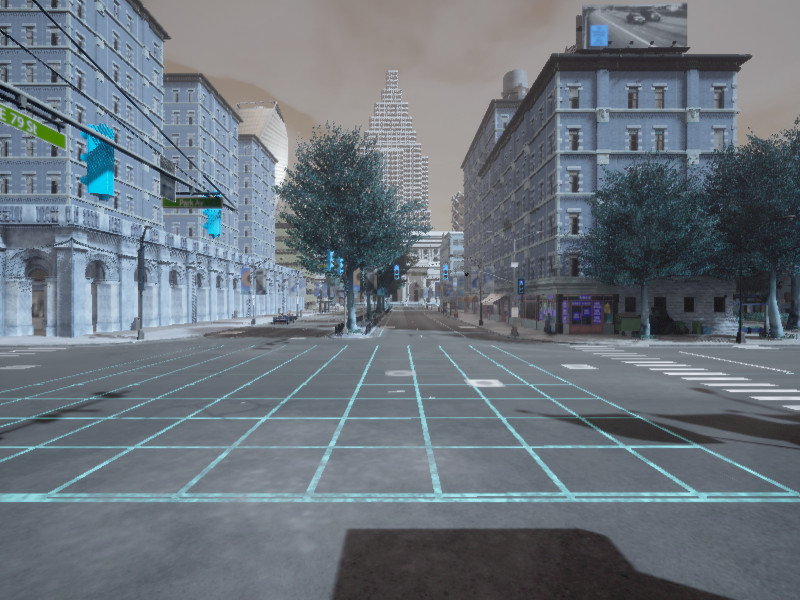
#> input picture Task3_Perception/images/img_000.png, 800 x 600 px; its folder holds only this picture in this run
$ python -i lane_detection.py   (imports and definitions only)
#> lines starting #> are read from the running program, lines starting #| are printed output that depends on the picture; after the words box and inside, x2 and y2 are one past the last pixel; in counts of white or black regions, pixels touching at a corner belong together
#> further down, picture is the input picture: shape (600, 800, 3); mean B, G, R 124.7, 116.1, 106.8
import cv2
import os
import numpy as np

def detect_lanes(img):
    gray = cv2.cvtColor(img, cv2.COLOR_BGR2GRAY)
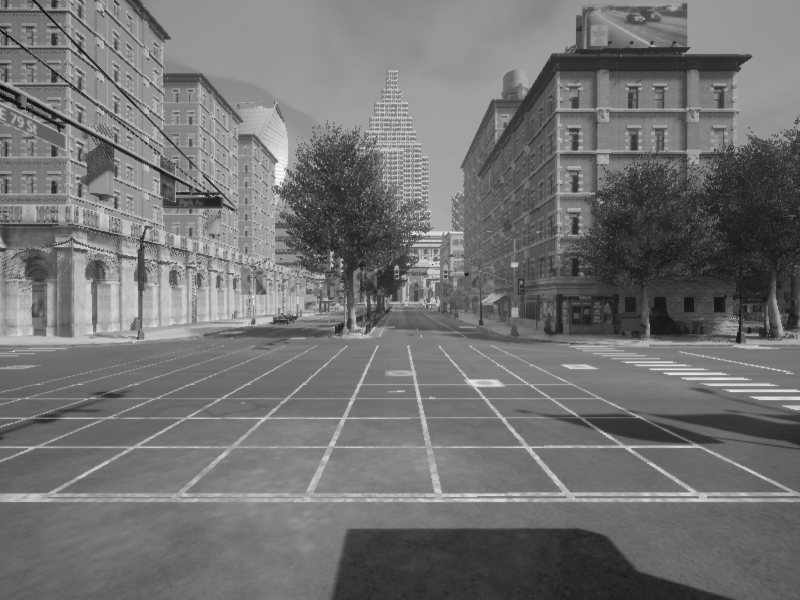
#> gray: shape (600, 800); min 9, max 249, mean 114.3
    blur = cv2.GaussianBlur(gray, (5, 5), 0)
    edges = cv2.Canny(blur, 50, 150)
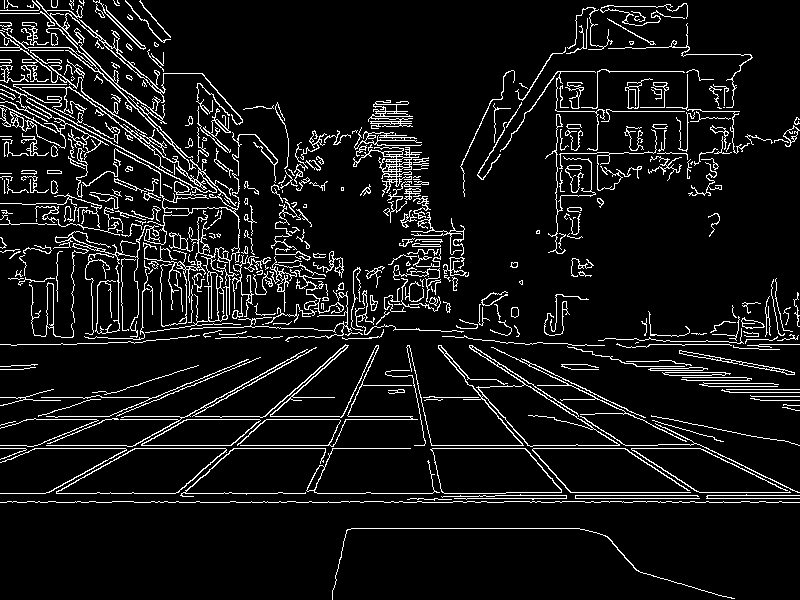
#> edges: shape (600, 800); 8.3% white in thin lines or dots

    mask = np.zeros_like(edges)
    h, w = edges.shape
#> h = 600; w = 800
    roi = np.array([[(0, h), (w, h), (w//2, int(h*0.55))]])
#> roi = [[0, 600], [800, 600], [400, 330]]
    cv2.fillPoly(mask, roi, 255)
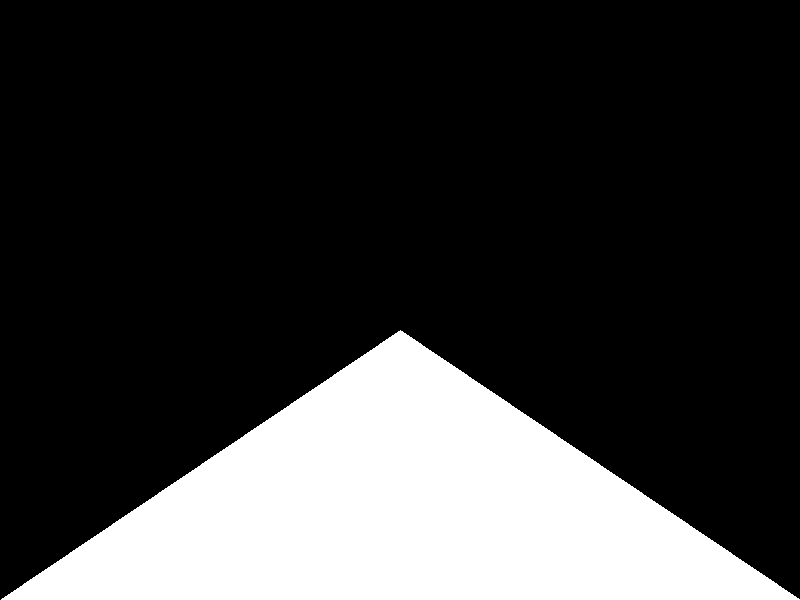
#> mask: shape (600, 800); 22.5% white; 1 white region, box (x1, y1, x2, y2) and area: (1, 330, 800, 600) 108130
    masked = cv2.bitwise_and(edges, mask)
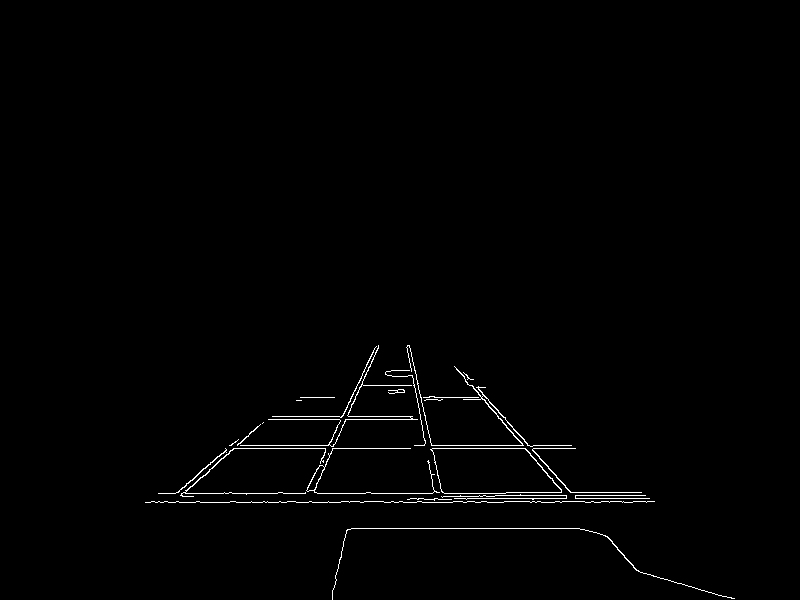
#> masked: shape (600, 800); 0.91% white in thin lines or dots, all inside (x1, y1, x2, y2) = (145, 345, 735, 600)

    lines = cv2.HoughLinesP(masked, 1, np.pi/180, threshold=50, minLineLength=50, maxLineGap=150)
#> lines = 24 rows, first 6: [145, 502, 646, 502], [158, 493, 505, 493], [225, 448, 575, 448], [151, 501, 654, 501], [351, 528, 579, 528], [229, 445, 571, 445]
    line_img = np.zeros_like(img)

    if lines is not None:
        for l in lines:
            x1, y1, x2, y2 = l[0]
            cv2.line(line_img, (x1, y1), (x2, y2), (0, 255, 0), 3)
#> this loop made 24 passes
#> (x1, y1, x2, y2) on passes 1 to 12: (145, 502, 646, 502), (158, 493, 505, 493), (225, 448, 575, 448), (151, 501, 654, 501), (351, 528, 579, 528), (229, 445, 571, 445), (410, 498, 649, 498), (268, 419, 505, 419), (460, 495, 645, 495), (272, 416, 503, 416), (176, 492, 641, 492), (463, 375, 595, 532)
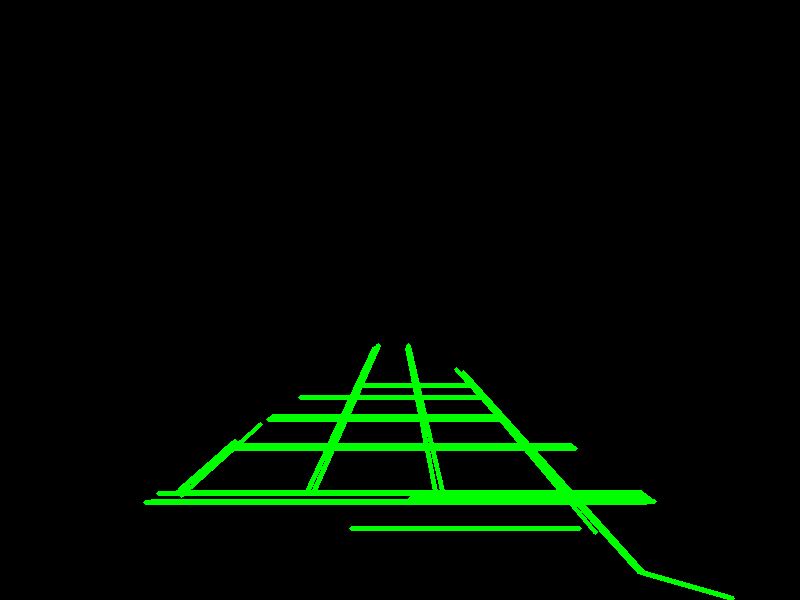
#> line_img: shape (600, 800, 3); mean of channels 0, 1, 2 0, 10.4, 0; drawn as B, G, R

    combined = cv2.addWeighted(img, 0.8, line_img, 1, 0)
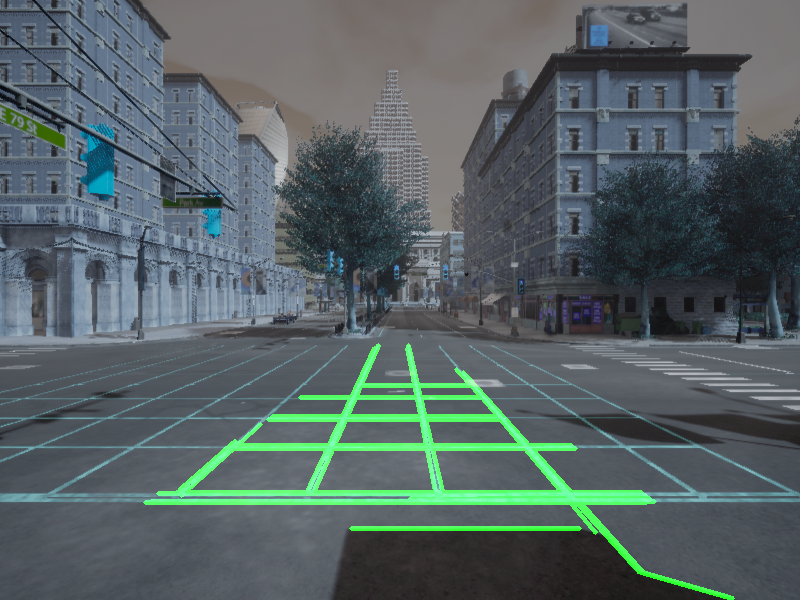
#> combined: shape (600, 800, 3); mean B, G, R 99.8, 98.5, 85.4
    return combined


def process_lane_images(input_folder, output_folder):
    os.makedirs(output_folder, exist_ok=True)
    images = sorted([f for f in os.listdir(input_folder) if f.lower().endswith(('.png', '.jpg'))])

    if not images:
        print("No images found in folder:", input_folder)
        return

    for img_file in images:
        img_path = os.path.join(input_folder, img_file)
        img = cv2.imread(img_path)
        if img is None:
            continue
        annotated = detect_lanes(img)
        cv2.imwrite(os.path.join(output_folder, img_file), annotated)

>>> import cv2
>>> picture = cv2.imread('images/img_000.png')
>>> result = detect_lanes(picture)

$ run again, on Task3_Perception/images/img_003.png
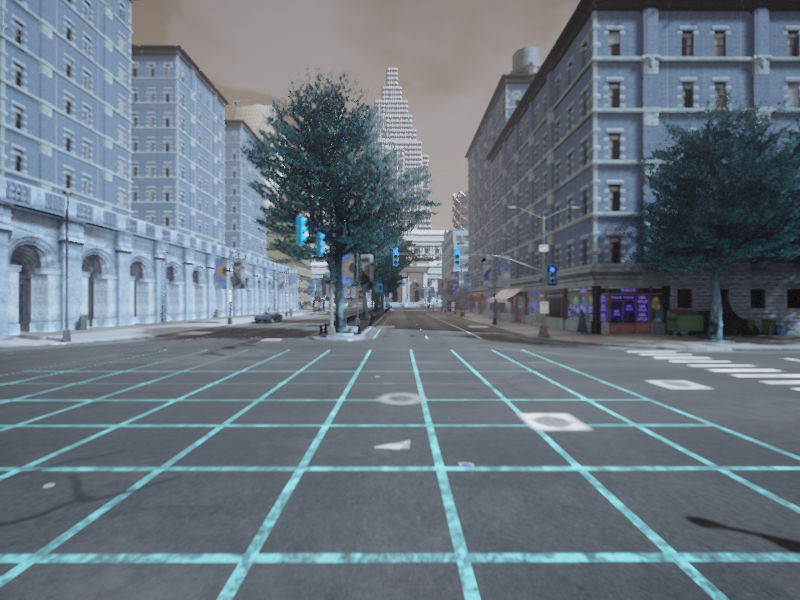
#> input picture Task3_Perception/images/img_003.png, 800 x 600 px
#> picture is the input picture: shape (600, 800, 3); mean B, G, R 127.1, 117, 105
#> in detect_lanes, `edges = cv2.Canny(blur, 50, 150)`:
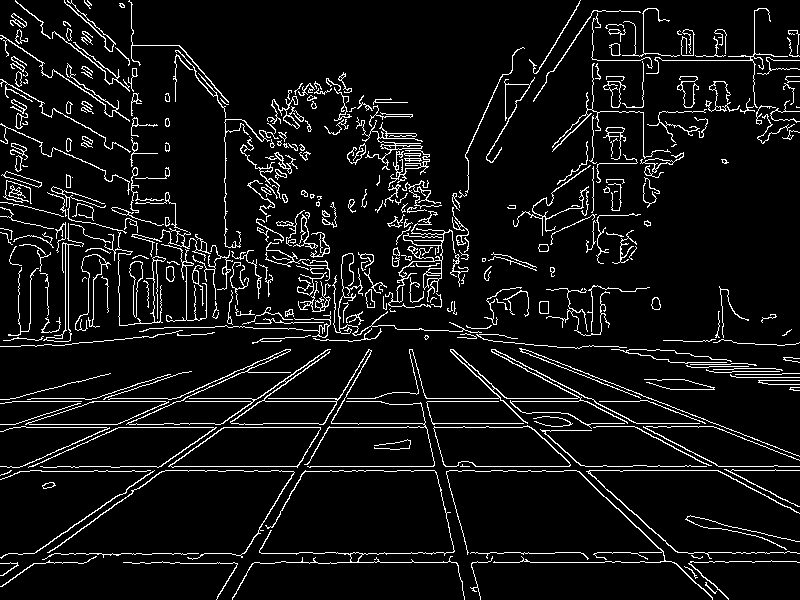
#> edges: shape (600, 800); 7.3% white in thin lines or dots
#> mask: shape (600, 800); 22.5% white; 1 white region, box (x1, y1, x2, y2) and area: (1, 330, 800, 600) 108130
#> masked: shape (600, 800); 1.1% white in thin lines or dots, all inside (x1, y1, x2, y2) = (54, 349, 744, 600)
#> lines = 24 rows, first 6: [198, 466, 602, 466], [56, 562, 728, 562], [69, 553, 707, 553], [263, 423, 527, 423], [256, 427, 531, 427], [192, 470, 608, 470]
#> the loop in detect_lanes, `for l in lines:` made 24 passes
#> in detect_lanes, `combined = cv2.addWeighted(img, 0.8, line_img, 1, 0)`:
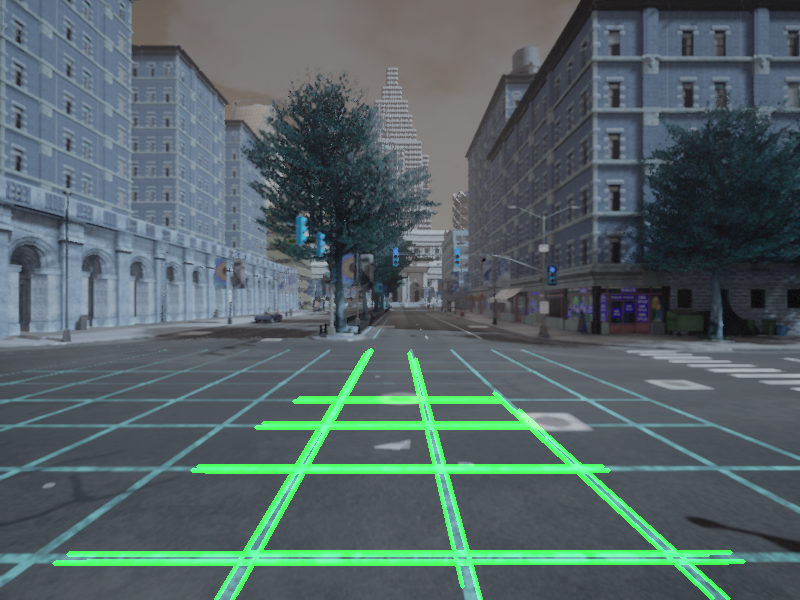
#> combined: shape (600, 800, 3); mean B, G, R 101.7, 100.3, 84
